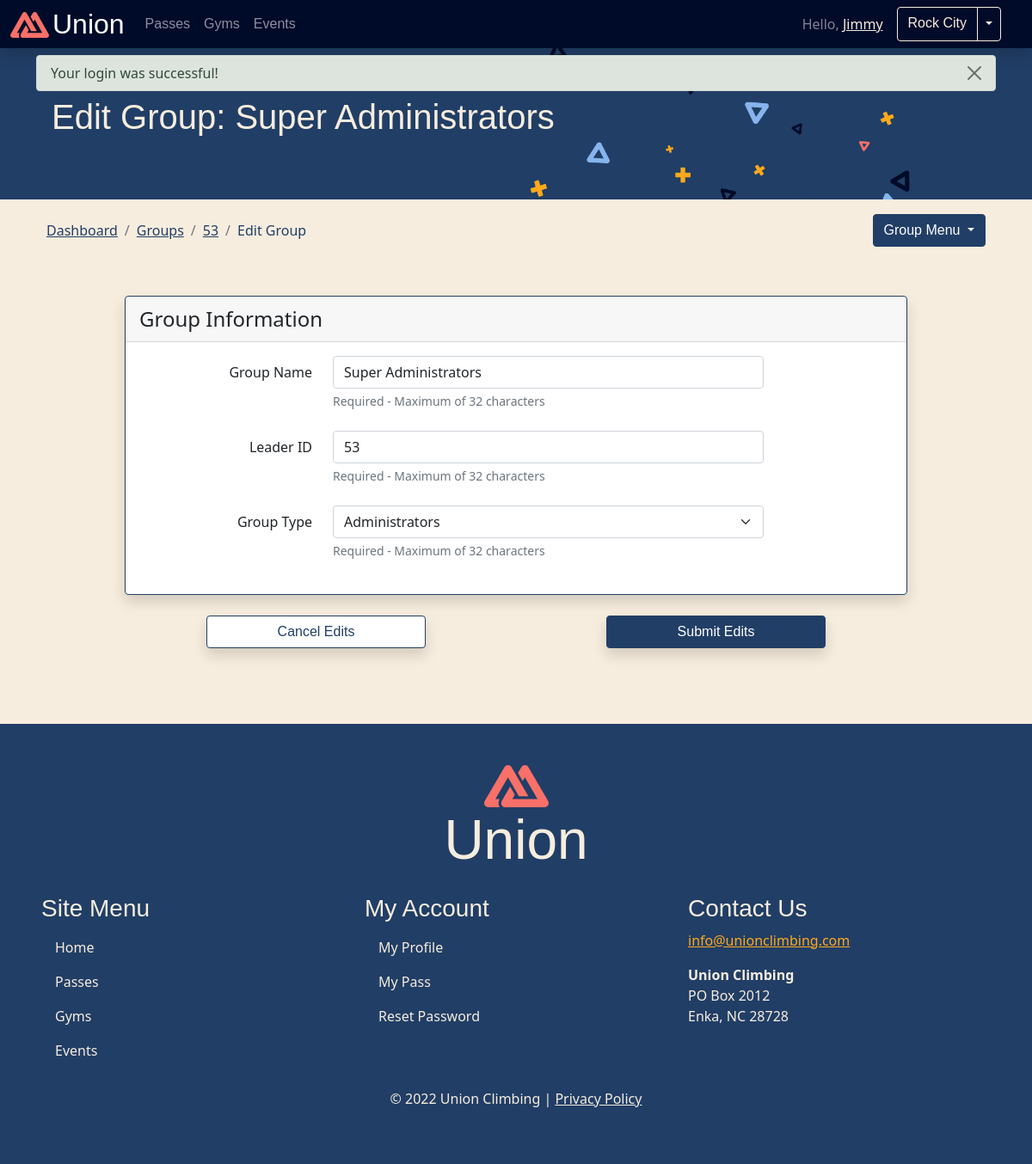
The app's page /app/shared/groups/edit.php?id=53 (signed in) with its own data.
### tables this page shows
CREATE TABLE `groups` (
  `id` mediumint(6) NOT NULL,
  `owner_id` int(8) NOT NULL,
  `type_abv` char(2) NOT NULL,
  `name` varchar(32) DEFAULT NULL
);

CREATE TABLE `group_types` (
  `abv` char(2) NOT NULL,
  `description` varchar(32) DEFAULT NULL
);

### private/classes/DatabaseObject.class.php (called while the page is built, shortened)
<?php
class DatabaseObject {
  static protected $database;
  static protected $table_name = "";
  static public function set_database($database) {
    self::$database = $database;
  }
  static public function find_by_sql($sql) {
    $result = self::$database->query($sql);
    $object_array = [];
    while($record = $result->fetch_assoc()) {
      $object_array[] = static::instantiate($record);
    }
    return $object_array;
  }
  static public function find_all() {
    $sql = "SELECT * FROM " . static::$table_name;
    return static::find_by_sql($sql);
  }
  static public function find_by_id($id) {
    $sql = "SELECT * FROM " . static::$table_name . " ";
    $sql .= "WHERE id='" . self::$database->escape_string($id) . "'";
    $obj_array = static::find_by_sql($sql);
    if(!empty($obj_array)) {
      return array_shift($obj_array);
    } else {
      return false;
    }
  }
  static protected function instantiate($record) {
    $object = new static;
    foreach($record as $property => $value) {
      if(property_exists($object, $property)) {
        $value = isJSON($value) ? json_decode($value) : $value;
        $object->$property = $value;
      }
    }
    return $object;
  }
}
?>

### private/functions.php (called while the page is built, shortened)
<?php
function url_for($script_path) {
  if($script_path[0] != '/') {
    $script_path = "/" . $script_path;
  }
  return WWW_ROOT . $script_path;
}
function u($string="") {
  return h(urlencode($string));
}
function h($string="") {
  return htmlspecialchars($string);
}
function isJSON($string){
  return json_last_error() === JSON_ERROR_NONE;
}
?>

### private/initialize.php (called while the page is built, shortened)
<?php
  require_once('functions.php');
  require_once('status_error_functions.php');
  $session = new Session;
?>

### private/classes/Session.class.php (called while the page is built, shortened)
<?php
class Session {
  public function dashboard() {
        return url_for('/app/dashboard/index.php');
  }
}
?>

### public/app/shared/groups/form_fields.php (the view, shortened to what this page needs)
<?php
$types = GroupType::find_all();
?>
<fieldset class="card shadow col-md-10 mx-auto mb-4">
  <legend class="card-header">Group Information</legend>
  <div class="card-body">
    <div class="row row-cols-md-auto align-items-center mb-3 mb-md-4">
      <div class="col-md-3 text-md-end">
        <label for="inputGroupName" class="col-form-label">Group Name</label>
      </div>
      <div class="col-md-7">
        <input type="text" name="group[name]" value="<?= h($group->name); ?>" class="form-control" id="inputGroupName" maxlength="32" aria-describedby="helpGroupName" required>
      </div>
      <div id="helpGroupName" class="form-text offset-md-3">Required - Maximum of 32 characters</div>
    </div>
    <div class="row row-cols-md-auto align-items-center mb-3 mb-md-4">
      <div class="col-md-3 text-md-end">
        <label for="inputOwnerID" class="col-form-label">Leader ID</label>
      </div>
      <div class="col-md-7">
        <input type="text" name="group[owner_id]" value="<?= h($group->id) ?>" class="form-control" id="inputOwnerID" list="userIDs" aria-describedby="helpOwnerID" maxlength="8" required>
      </div>
      <div id="helpOwnerID" class="form-text offset-md-3">Required - Maximum of 32 characters</div>
    </div>
    <div class="row row-cols-md-auto align-items-center mb-3 mb-md-4">
      <div class="col-md-3 text-md-end">
        <label for="inputGroupType" class="col-form-label">Group Type</label>
      </div>
      <div class="col-md-7">
        <select name="group[type_abv]" class="form-select" id="inputGroupType" aria-describedby="helpGroupType" required>
          <?php foreach($types as $type) { ?>
          <option value="<?= h($type->abv) ?>" <?= ($group->type_abv == $type->abv) ? 'selected' : ''; ?>><?= h($type->description) ?></option>
          <?php } ?>
        </select>
      </div>
      <div id="helpGroupType" class="form-text offset-md-3">Required - Maximum of 32 characters</div>
    </div>
  </div>
</fieldset>

### public/app/shared/groups/edit.php (shortened to what this page needs)
<?php
require_once($_SERVER['DOCUMENT_ROOT'] . '/private/initialize.php');
$id = $_GET['id'];
$group = Group::find_by_id($id);
$page_title = 'Edit Group: ' . h($group->name);
include(SHARED_PATH . '/user-header.php');
?>
<header>
  <div class="p-5 bg-primary text-light">
    <div class="container-fluid py-3">
      <h1><?= $page_title ?></h1>
    </div>
  </div>
  <div class="container-md p-4">
    <div class="row justify-content-between">
      <nav aria-label="breadcrumb" class="col-auto">
        <ol class="breadcrumb">
          <li class="breadcrumb-item"><a class="link-primary" href="<?= $session->dashboard(); ?>">Dashboard</a></li>
          <li class="breadcrumb-item"><a class="link-primary" href="<?= url_for('app/shared/groups/groups.php'); ?>">Groups</a></li>
          <li class="breadcrumb-item"><a class="link-primary" href="<?= url_for('app/shared/groups/view.php?id=' . u($group->id)); ?>"><?= $group->id; ?></a></li>
          <li class="breadcrumb-item active text-primary" aria-current="page">Edit Group</li>
        </ol>
      </nav>
      <?php
        include_once('drop_menu.php');
      ?>
    </div>
  </div>
</header>
<main class="container-md p-4" id="main">
  <form action="<?= url_for('/app/shared/groups/edit.php?id=' . u($id)); ?>" method="post">
    <?php include('form_fields.php'); ?>
    <div class="row justify-content-evenly">
      <div class="col-sm-4 col-md-3 mb-3 d-grid">
        <a class="btn shadow btn-outline-primary" href="<?= url_for('app/shared/groups/view.php?id=' . u($group->id)); ?>">Cancel Edits</a>
      </div>
      <div class="col-sm-4 col-md-3 mb-3 d-grid">
        <button type="submit" name="submit" class="btn shadow btn-primary">Submit Edits</button>
      </div>
    </div>
  </form>
</main>
<?php
include(SHARED_PATH . '/user-footer.php');
?>

### public/css/style.css (style rules this page uses)
body { background-color: #F7EDDE !important; }
.navbar li.nav-item>a.nav-link, .navbar-brand, .btn { font-family: cubano-sharp, 'Cubano Sharp', sans-serif; }
header>div:first-child { background: url(/public/img/background.png); background-size: calc(70vw + 300px); background-repeat: no-repeat; }
.btn-outline-primary { background-color: #fff; }
.card, .accordion-item { border-color: var(--bs-primary); }

### records on screen
groups: name "Edit Group: Super Administrators", id "53", name "Super Administrators", type_abv.description "Administrators"

### other values on screen
$session->name "Jimmy"
$session->gym_name "Rock City"
$msg "Your login was successful!"
